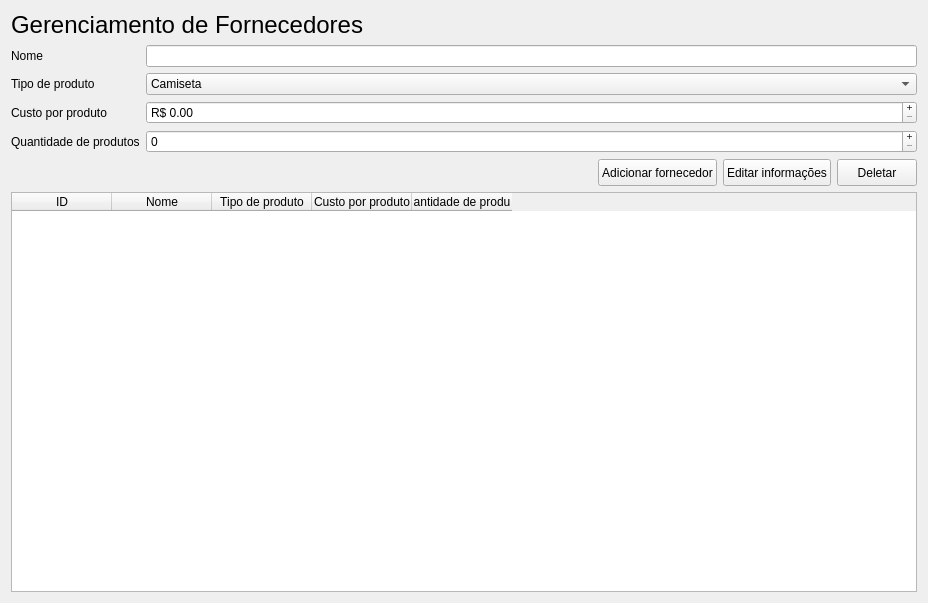
<?xml version="1.0" encoding="UTF-8"?>
<ui version="4.0">
 <class>Form</class>
 <widget class="QWidget" name="Form">
  <property name="geometry">
   <rect>
    <x>0</x>
    <y>0</y>
    <width>928</width>
    <height>603</height>
   </rect>
  </property>
  <property name="windowTitle">
   <string>Form</string>
  </property>
  <layout class="QVBoxLayout" name="verticalLayout_2">
   <item>
    <widget class="QLabel" name="label">
     <property name="font">
      <font>
       <pointsize>18</pointsize>
      </font>
     </property>
     <property name="text">
      <string>Gerenciamento de Fornecedores</string>
     </property>
    </widget>
   </item>
   <item>
    <layout class="QVBoxLayout" name="verticalLayout">
     <item>
      <layout class="QFormLayout" name="formLayout">
       <item row="0" column="0">
        <widget class="QLabel" name="nameLabel">
         <property name="text">
          <string>Nome</string>
         </property>
        </widget>
       </item>
       <item row="0" column="1">
        <widget class="QLineEdit" name="name"/>
       </item>
       <item row="1" column="0">
        <widget class="QLabel" name="productTypeLabel">
         <property name="text">
          <string>Tipo de produto</string>
         </property>
        </widget>
       </item>
       <item row="1" column="1">
        <widget class="QComboBox" name="productType">
         <item>
          <property name="text">
           <string>Camiseta</string>
          </property>
         </item>
         <item>
          <property name="text">
           <string>Calça</string>
          </property>
         </item>
         <item>
          <property name="text">
           <string/>
          </property>
         </item>
        </widget>
       </item>
       <item row="2" column="0">
        <widget class="QLabel" name="cost_per_productLabel">
         <property name="text">
          <string>Custo por produto</string>
         </property>
        </widget>
       </item>
       <item row="2" column="1">
        <widget class="QDoubleSpinBox" name="cost_per_product">
         <property name="buttonSymbols">
          <enum>QAbstractSpinBox::PlusMinus</enum>
         </property>
         <property name="prefix">
          <string>R$ </string>
         </property>
         <property name="suffix">
          <string/>
         </property>
         <property name="maximum">
          <double>10000000.000000000000000</double>
         </property>
        </widget>
       </item>
       <item row="3" column="0">
        <widget class="QLabel" name="products_quantifyLabel">
         <property name="text">
          <string>Quantidade de produtos</string>
         </property>
        </widget>
       </item>
       <item row="3" column="1">
        <widget class="QSpinBox" name="products_quantify">
         <property name="buttonSymbols">
          <enum>QAbstractSpinBox::PlusMinus</enum>
         </property>
         <property name="maximum">
          <number>999999999</number>
         </property>
        </widget>
       </item>
      </layout>
     </item>
     <item>
      <layout class="QHBoxLayout" name="horizontalLayout">
       <item>
        <spacer name="horizontalSpacer">
         <property name="orientation">
          <enum>Qt::Horizontal</enum>
         </property>
         <property name="sizeHint" stdset="0">
          <size>
           <width>40</width>
           <height>20</height>
          </size>
         </property>
        </spacer>
       </item>
       <item>
        <widget class="QPushButton" name="pushButton">
         <property name="minimumSize">
          <size>
           <width>0</width>
           <height>27</height>
          </size>
         </property>
         <property name="font">
          <font>
           <pointsize>9</pointsize>
          </font>
         </property>
         <property name="text">
          <string>Adicionar fornecedor</string>
         </property>
        </widget>
       </item>
       <item>
        <widget class="QPushButton" name="pushButton_2">
         <property name="minimumSize">
          <size>
           <width>0</width>
           <height>27</height>
          </size>
         </property>
         <property name="font">
          <font>
           <pointsize>9</pointsize>
          </font>
         </property>
         <property name="text">
          <string>Editar informações</string>
         </property>
        </widget>
       </item>
       <item>
        <widget class="QPushButton" name="pushButton_3">
         <property name="minimumSize">
          <size>
           <width>0</width>
           <height>27</height>
          </size>
         </property>
         <property name="font">
          <font>
           <pointsize>9</pointsize>
          </font>
         </property>
         <property name="text">
          <string>Deletar</string>
         </property>
        </widget>
       </item>
      </layout>
     </item>
    </layout>
   </item>
   <item>
    <widget class="QTableWidget" name="table">
     <column>
      <property name="text">
       <string>ID</string>
      </property>
     </column>
     <column>
      <property name="text">
       <string>Nome</string>
      </property>
     </column>
     <column>
      <property name="text">
       <string>Tipo de produto</string>
      </property>
     </column>
     <column>
      <property name="text">
       <string>Custo por produto</string>
      </property>
     </column>
     <column>
      <property name="text">
       <string>Quantidade de produtos</string>
      </property>
     </column>
    </widget>
   </item>
  </layout>
 </widget>
 <resources/>
 <connections/>
</ui>
